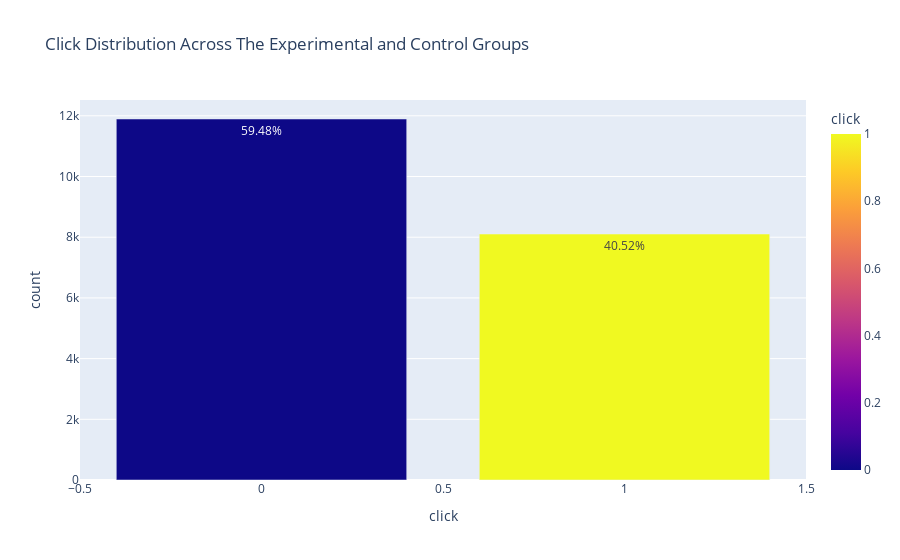

Here is the notebook cell this chart was saved with:
### Markdown cell above
The entries of the click variables were counted. It happened that the experiment recorded more of 'no click' than 'click' with 'no click' making $59.47\%$ while 'click' makes the remaining $40.52\%$. 

In the next cell, the above outcome is visualized in a bar chart.

### Code cell
# plot the click count 
fig = px.bar(
    click_variable_count, 
    x='click', 
    y='count', 
    color='click', 
    text='label',
    title='Click Distribution Across The Experimental and Control Groups',
    color_discrete_sequence=color_palette 
    )
fig

### Figure 1 — Plotly figure (JSON) as saved in the notebook; plotly's stock layout.template omitted (floating-point values rounded to 4 significant figures)
{"data": [{"hovertemplate": "click=%{marker.color}<br>count=%{y}<br>label=%{text}<extra></extra>", "legendgroup": "", "marker": {"color": [0, 1], "coloraxis": "coloraxis", "pattern": {"shape": ""}}, "name": "", "orientation": "v", "showlegend": false, "text": ["59.48%", "40.52%"], "textposition": "auto", "type": "bar", "x": [0, 1], "xaxis": "x", "y": [11895, 8105], "yaxis": "y"}], "layout": {"barmode": "relative", "coloraxis": {"colorbar": {"title": {"text": "click"}}, "colorscale": [[0, "#0d0887"], [0.1111, "#46039f"], [0.2222, "#7201a8"], [0.3333, "#9c179e"], [0.4444, "#bd3786"], [0.5556, "#d8576b"], [0.6667, "#ed7953"], [0.7778, "#fb9f3a"], [0.8889, "#fdca26"], [1, "#f0f921"]]}, "legend": {"tracegroupgap": 0}, "title": {"text": "Click Distribution Across The Experimental and Control Groups"}, "xaxis": {"anchor": "y", "domain": [0, 1], "title": {"text": "click"}}, "yaxis": {"anchor": "x", "domain": [0, 1], "title": {"text": "count"}}}}
